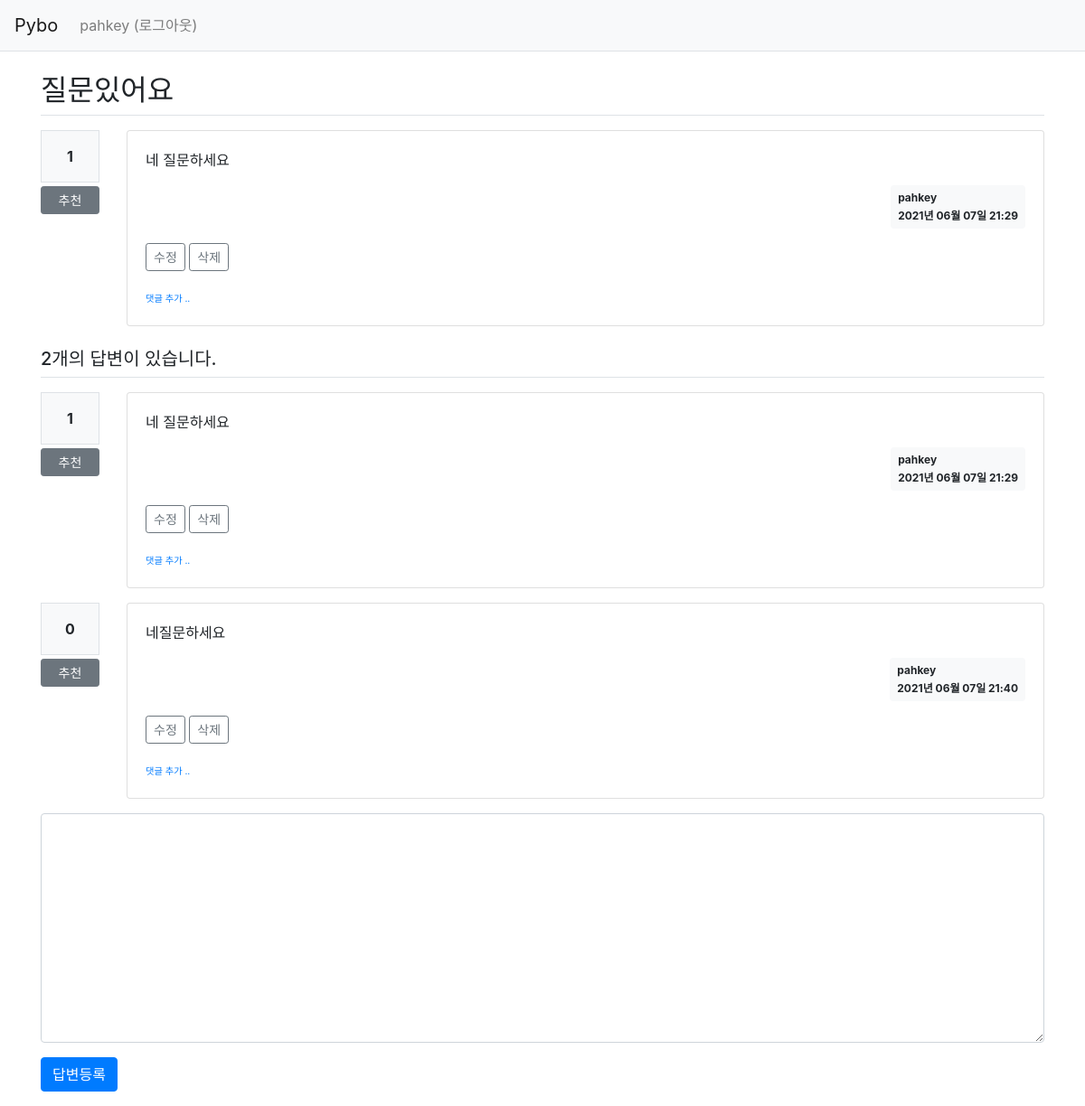
/question/detail/1/ (signed in), run on the app's committed database.
### pybo/models.py (models this page shows)
class User(db.Model):
    id = db.Column(db.Integer, primary_key=True)
    username = db.Column(db.String(150), unique=True, nullable=False)
    password = db.Column(db.String(200), nullable=False)
    email = db.Column(db.String(120), unique=True, nullable=False)

class Question(db.Model):
    id = db.Column(db.Integer, primary_key=True)
    subject = db.Column(db.String(200), nullable=False)
    content = db.Column(db.Text(), nullable=False)
    create_date = db.Column(db.DateTime(), nullable=False)
    user_id = db.Column(db.Integer, db.ForeignKey('user.id', ondelete='CASCADE'), nullable=False)
    user = db.relationship('User', backref=db.backref('question_set'))
    modify_date = db.Column(db.DateTime(), nullable=True)
    voter = db.relationship('User', secondary=question_voter, backref=db.backref('question_voter_set'))

class Answer(db.Model):
    id = db.Column(db.Integer, primary_key=True)
    question_id = db.Column(db.Integer, db.ForeignKey('question.id', ondelete='CASCADE'))
    question = db.relationship('Question', backref=db.backref('answer_set'))
    content = db.Column(db.Text(), nullable=False)
    create_date = db.Column(db.DateTime(), nullable=False)
    user_id = db.Column(db.Integer, db.ForeignKey('user.id', ondelete='CASCADE'), nullable=False)
    user = db.relationship('User', backref=db.backref('answer_set'))
    modify_date = db.Column(db.DateTime(), nullable=True)
    voter = db.relationship('User', secondary=answer_voter, backref=db.backref('answer_voter_set'))

### pybo/views/question_views.py (the view)
@bp.route('/detail/<int:question_id>/')
def detail(question_id):
    form = AnswerForm()
    question = Question.query.get_or_404(question_id)
    return render_template('question/question_detail.html', question=question, form=form)

### pybo/forms.py
class AnswerForm(FlaskForm):
    content = TextAreaField('내용', validators=[DataRequired('내용은 필수입력 항목입니다.')])

### pybo/filter.py (called while the page is built)
def format_datetime(value, fmt='%Y년 %m월 %d일 %H:%M'):
    return value.strftime(fmt)

### pybo/views/auth_views.py (called while the page is built)
@bp.before_app_request
def load_logged_in_user():
    user_id = session.get('user_id')
    if user_id is None:
        g.user = None
    else:
        g.user = User.query.get(user_id)

### pybo/templates/question/question_detail.html (shortened to what this page needs)
{% extends 'base.html' %}
{% block content %}
<div class="container my-3">
    <h2 class="border-bottom py-2">{{ question.subject }}</h2>
    <div class="row my-3">
        <div class="col-1">
            <div class="bg-light text-center p-3 border font-weight-bolder mb-1">{{ question.voter|length }}</div>
            <a href="#" data-uri="{{ url_for('vote.question', question_id=question.id) }}"
               class="recommend btn btn-sm btn-secondary btn-block my-1">추천</a>
        </div>
        <div class="col-11">
            <div class="card">
                <div class="card-body">
                    <div class="card-text">{{ question.content|markdown }}</div>
                    <div class="d-flex justify-content-end">
                        <div class="badge badge-light p-2 text-left">
                            <div class="mb-2">{{ question.user.username }}</div>
                            <div>{{ question.create_date|datetime }}</div>
                        </div>
                    </div>
                    {% if g.user == question.user %}
                    <div class="my-3">
                        <a href="{{ url_for('question.modify', question_id=question.id) }}"
                           class="btn btn-sm btn-outline-secondary">수정</a>
                        <a href="#" class="delete btn btn-sm btn-outline-secondary"
                           data-uri="{{ url_for('question.delete', question_id=question.id) }}">삭제</a>
                    </div>
                    {% endif %}
                    <div>
                        <a href="{{ url_for('comment.create_question', question_id=question.id) }}"
                           class="small"><small>댓글 추가 ..</small></a>
                    </div>
                </div>
            </div>
        </div>
    </div>
    <h5 class="border-bottom my-3 py-2">{{ question.answer_set|length }}개의 답변이 있습니다.</h5>
    {% for answer in question.answer_set %}
    <div class="row my-3">
        <div class="col-1">
            <div class="bg-light text-center p-3 border font-weight-bolder mb-1">{{ answer.voter|length }}</div>
            <a href="#" data-uri="{{ url_for('vote.answer', answer_id=answer.id) }}"
                class="recommend btn btn-sm btn-secondary btn-block my-1">추천</a>
        </div>
        <div class="col-11">
            <div class="card">
                <div class="card-body">
                    <div class="card-text">{{ answer.content|markdown }}</div>
                    <div class="d-flex justify-content-end">
                        <div class="badge badge-light p-2 text-left">
                            <div class="mb-2">{{ answer.user.username }}</div>
                            <div>{{ answer.create_date|datetime }}</div>
                        </div>
                    </div>
                    {% if g.user == answer.user %}
                    <div class="my-3">
                        <a href="{{ url_for('answer.modify', answer_id=answer.id) }}"
                            class="btn btn-sm btn-outline-secondary">수정</a>
                        <a href="#" class="delete btn btn-sm btn-outline-secondary "
                            data-uri="{{ url_for('answer.delete', answer_id=answer.id) }}">삭제</a>
                    </div>
                    {% endif %}
                    <div>
                        <a href="{{ url_for('comment.create_answer', answer_id=answer.id) }}"
                           class="small"><small>댓글 추가 ..</small></a>
                    </div>
                </div>
            </div>
        </div>
    </div>
    {% endfor %}
    <form action="{{ url_for('answer.create', question_id=question.id) }}" method="post" class="my-3">
        <div class="form-group">
            <textarea {% if not g.user %}disabled{% endif %}
                    name="content" id="content" class="form-control" rows="10"></textarea>
        </div>
        <input type="submit" value="답변등록" class="btn btn-primary">
    </form>
</div>
{% endblock %}

### pybo/templates/navbar.html (shortened to what this page needs)
<nav class="navbar navbar-expand-lg navbar-light bg-light border-bottom">
    <a class="navbar-brand" href="{{ url_for('main.index') }}">Pybo</a>
    <div class="collapse navbar-collapse flex-grow-0" id="navbarNav">
        {% if g.user %}
        <ul class="navbar-nav">
            <li class="nav-item ">
                <a class="nav-link" href="{{ url_for('auth.logout') }}">{{ g.user.username }} (로그아웃)</a>
            </li>
        </ul>
        {% endif %}
    </div>
</nav>

### data on the page
User: user.username "pahkey"
Question: subject "질문있어요", content "네 질문하세요", create_date "2021년 06월 07일 21:29"
Answer: voter|length "1", content "네 질문하세요", user.username "pahkey", create_date "2021년 06월 07일 21:29"
Answer: voter|length "0", content "네질문하세요", user.username "pahkey", create_date "2021년 06월 07일 21:40"

### other printed values
{{ question.voter|length }} "1"
{{ question.answer_set|length }} "2"
